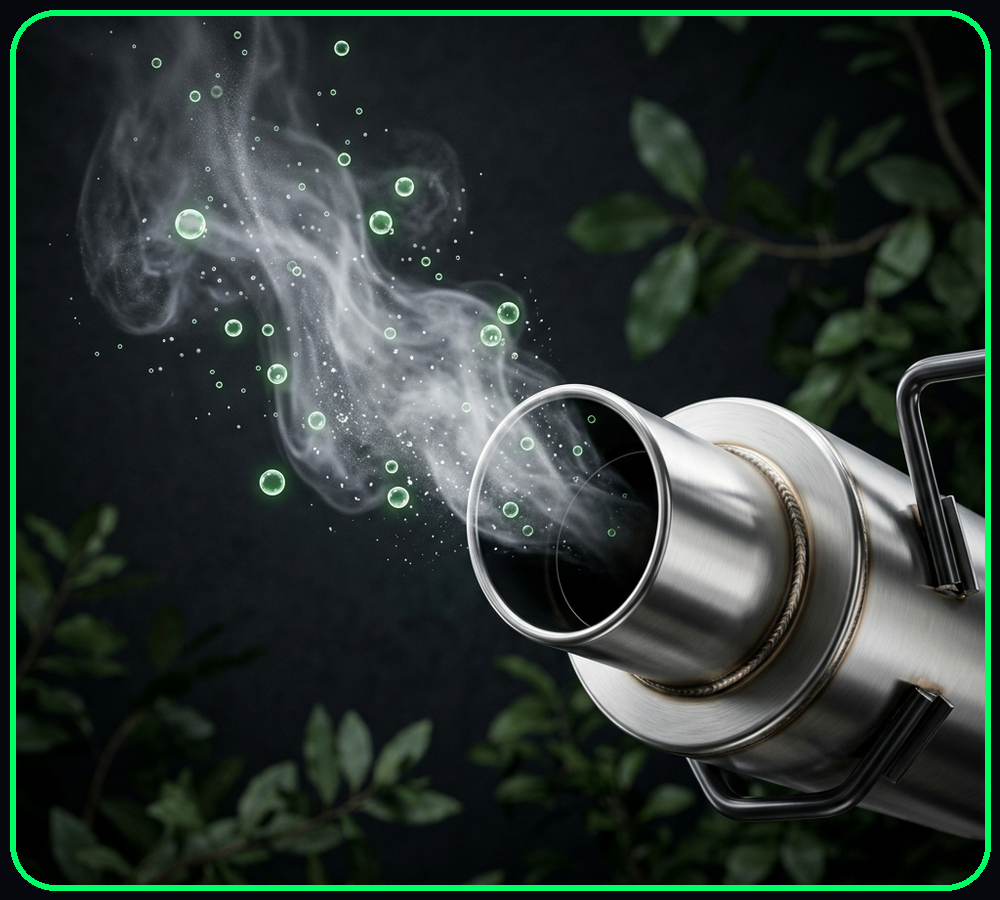
#> input picture images/clean_emissions_bordered.png, 1000 x 900 px, found by its file name
$ python -i process_images_for_slides.py   (imports and definitions only)
#> lines starting #> are read from the running program, lines starting #| are printed output that depends on the picture; after the words box and inside, x2 and y2 are one past the last pixel; in counts of white or black regions, pixels touching at a corner belong together
import os
from PIL import Image, ImageDraw

def process_image(img_name, radius_pct=0.06):
#> called with img_name = 'images/clean_emissions_bordered.png', radius_pct = 0.06
    img_path = os.path.join("images", img_name)
    if not os.path.exists(img_path):
        print(f"Source file {img_path} not found.")
        return

    img = Image.open(img_path).convert("RGBA")
#> img is the input picture: PIL image 1000x900 RGBA; mean R, G, B, A 44, 55.3, 50.5, 255
    w, h = img.size
#> w = 1000; h = 900

    # Target aspect ratio: 5.0 / 4.5 = 1.1111
    target_ratio = 5.0 / 4.5

    # Perform center crop
    current_ratio = w / h
#> current_ratio = 1.11
    if current_ratio > target_ratio:
        # Too wide, crop left/right edges
        new_w = int(h * target_ratio)
        offset = (w - new_w) // 2
        img = img.crop((offset, 0, offset + new_w, h))
    else:
        # Too tall, crop top/bottom edges
        new_h = int(w / target_ratio)
#> new_h = 900
        offset = (h - new_h) // 2
#> offset = 0
        img = img.crop((0, offset, w, offset + new_h))

    # Resize to a consistent high resolution
    target_w, target_h = 1000, 900
    resampling_filter = getattr(Image, 'Resampling', Image).LANCZOS
    img = img.resize((target_w, target_h), resampling_filter)

    # Apply rounded corner mask
    radius = int(target_w * radius_pct) # 60px radius
    mask = Image.new("L", (target_w, target_h), 0)
#> mask: PIL image 1000x900 L; every value is 0
    draw = ImageDraw.Draw(mask)
    draw.rounded_rectangle((0, 0, target_w, target_h), radius=radius, fill=255)

    img.putalpha(mask)
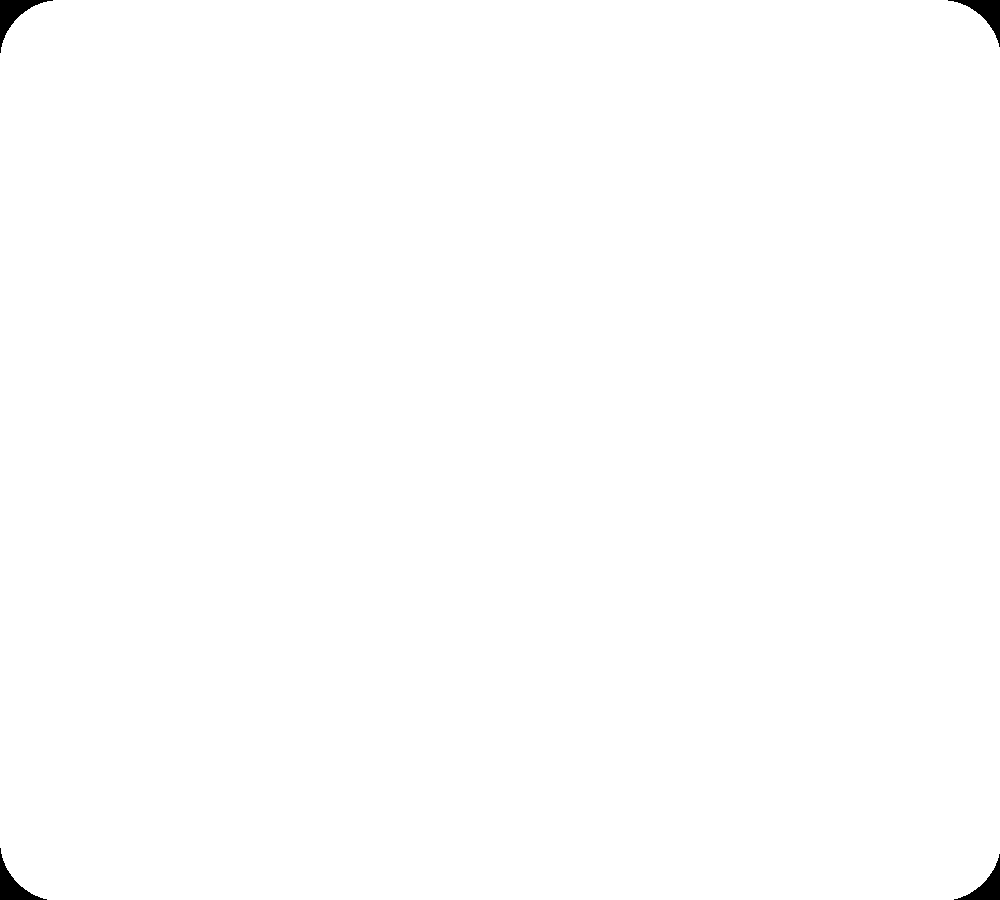
#> mask: PIL image 1000x900 L; 99.7% white; 4 black regions, box (x1, y1, x2, y2) and area: (0, 0, 53, 53) 786, (948, 0, 1000, 47) 733, (0, 848, 47, 900) 733, (954, 854, 1000, 900) 681

    # Save processed image
    base_name = os.path.splitext(img_name)[0]
    out_path = os.path.join("images", f"{base_name}_rounded.png")
    img.save(out_path, "PNG")
    print(f"Processed and saved: {out_path}")

def main():
    images_to_process = [
        "ethanol_damage.png",
        "molecular_shield.png",
        "performance_surge.png",
        "piston_wear.png",
        "drivetrain_wear.png",
        "clean_emissions.png",
        "longevity_road.png",
        "universal_vehicles_india.png"
    ]

    for img_name in images_to_process:
        process_image(img_name)

# [2 lines not run here, left out]

>>> result = process_image('images/clean_emissions_bordered.png')

$ run again, on images/energy_transition_challenge.png
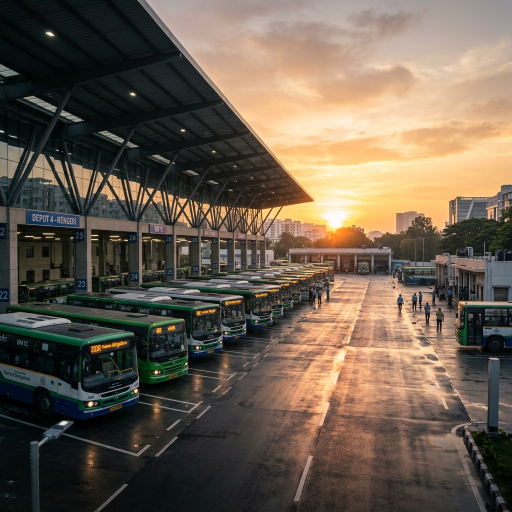
#> input picture images/energy_transition_challenge.png, 1024 x 1024 px, found by its file name (shown at 1/2 size)
#> in process_image, `img = img.crop((0, offset, w, offset + new_h))`:
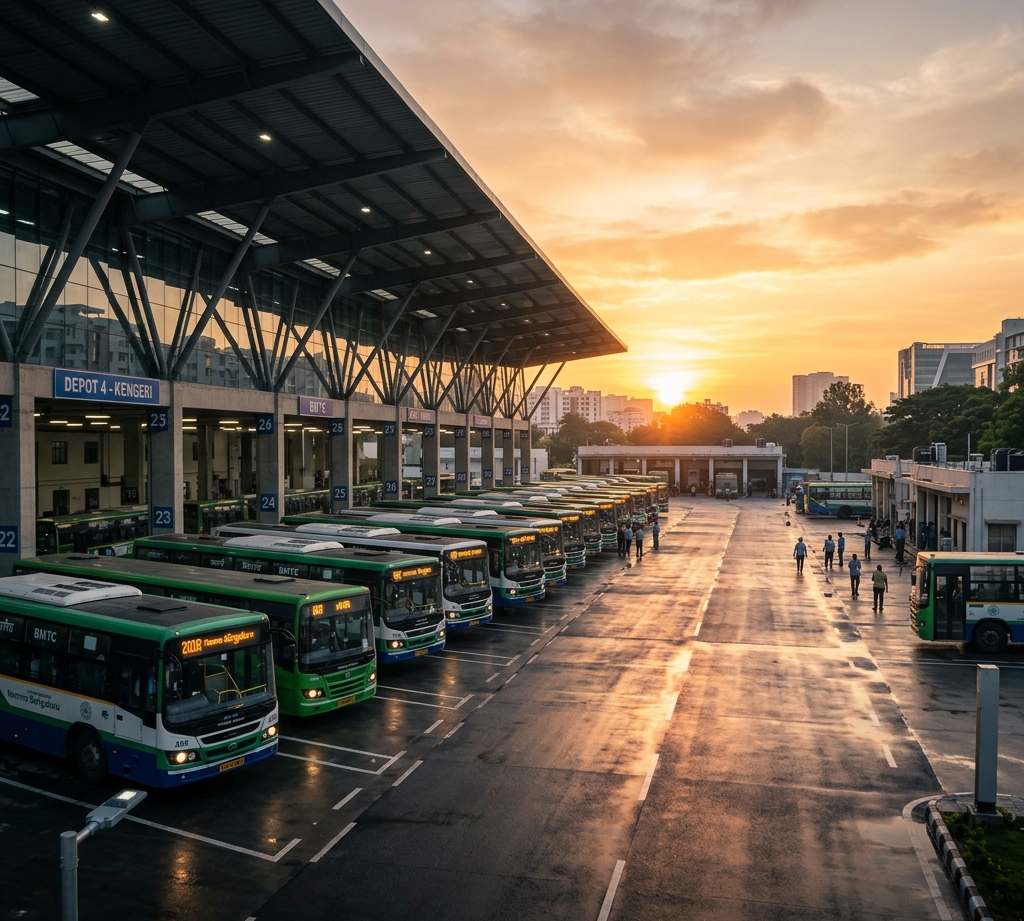
#> img: PIL image 1024x921 RGBA; mean R, G, B, A 108.2, 94.6, 79.1, 255
